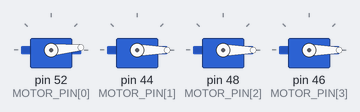
The sketch below on a simulated Arduino Mega 2560, built with avr-gcc and run on an emulated ATmega2560. On the bench: 4 × servo. What the sketch prints to the serial monitor is not drawn.

Above: at 4.19 s.
At 5.6 s:
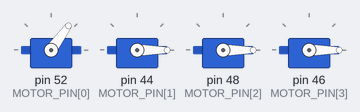
At 7.11 s:
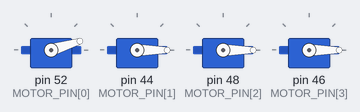
At 9.9 s:
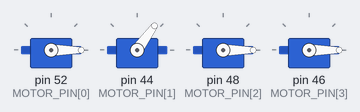
At 14.2 s:
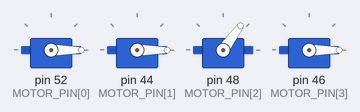
At 18.6 s:
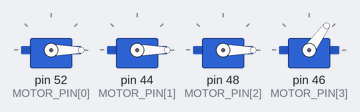
Timing chart, 0 to 22.0 s (numbered marks = the images above):
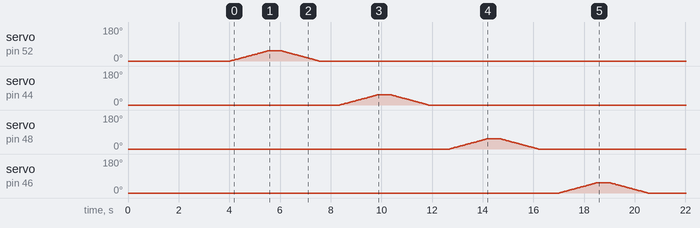

The sketch:

motor_test.ino
```cpp
// Standalone motor sweep test for the F450 build.
//
// Autonomous: on power-up the sketch sends DISARM (1000 us) to all four ESCs
// long enough to clear their startup beeps, then sweeps each motor once in
// order M1 -> M2 -> M3 -> M4 (gentle ramp 1000 -> 1300 -> 1000 us). After
// all four have been tested it idles all motors at DISARM forever.
//
// No serial input required — you can run this on battery power with the
// USB unplugged. Lets you verify pin-to-motor mapping and motor spin
// direction without any FC, PID, or RX involvement.
//
// SAFETY:
//   - PROPS MUST BE OFF.
//   - The sketch starts spinning ~4 seconds after power-up. If you need
//     more time, hit the Mega RESET button to abort and re-arm.
//
// Power modes (BEC red wires connected to Mega 5V):
//   - USB plugged in, no battery -> Mega runs, ESCs have no power, no spin.
//   - Battery plugged in, USB unplugged -> ESCs power Mega via BEC, motors
//     can spin. This is when the sketch actually exercises the motors.
//
// Wiring (matches the main FC sketch):
//   M1 (front-right, CCW) signal -> pin 52
//   M2 (rear-right,  CW)  signal -> pin 44   (was 50; pin 50 wouldn't drive ESC2)
//   M3 (rear-left,   CCW) signal -> pin 48
//   M4 (front-left,  CW)  signal -> pin 46
//
// Upload (USB, no battery):
//   arduino-cli compile --fqbn arduino:avr:mega motor_test/
//   arduino-cli upload  -p /dev/ttyACM0 --fqbn arduino:avr:mega motor_test/
// Then unplug USB, plug in battery; the sketch starts the sweep ~4 s later.

#include <Servo.h>

static const uint8_t  MOTOR_PIN[4]   = { 52, 44, 48, 46 };
static const char*    MOTOR_NAME[4]  = { "M1 (front-right, CCW)",
                                         "M2 (rear-right,  CW )",
                                         "M3 (rear-left,   CCW)",
                                         "M4 (front-left,  CW )" };
static const uint16_t US_DISARM      = 1000;
static const uint16_t US_TEST_MAX    = 1300;   // gentle — no props, low RPM
static const uint32_t ESC_BOOT_MS    = 4000;   // long enough to clear startup beeps
static const uint32_t SWEEP_HALF_MS  = 1500;   // ramp up + ramp down each ~1.5 s
static const uint32_t INTER_MS       = 800;    // pause between motors

Servo motors[4];

static void writeAll(uint16_t us) {
  for (uint8_t i = 0; i < 4; i++) motors[i].writeMicroseconds(us);
}

static void sweepOne(uint8_t idx) {
  Serial.print(F("# >>> ")); Serial.print(MOTOR_NAME[idx]);
  Serial.print(F("  pin=")); Serial.println(MOTOR_PIN[idx]);

  // Ramp up.
  uint32_t t0 = millis();
  while (millis() - t0 < SWEEP_HALF_MS) {
    float u = (float)(millis() - t0) / (float)SWEEP_HALF_MS;
    uint16_t us = US_DISARM + (uint16_t)(u * (US_TEST_MAX - US_DISARM));
    motors[idx].writeMicroseconds(us);
    delay(15);
  }
  // Hold so the spin is unmistakable.
  motors[idx].writeMicroseconds(US_TEST_MAX);
  delay(500);
  // Ramp down.
  t0 = millis();
  while (millis() - t0 < SWEEP_HALF_MS) {
    float u = (float)(millis() - t0) / (float)SWEEP_HALF_MS;
    uint16_t us = US_TEST_MAX - (uint16_t)(u * (US_TEST_MAX - US_DISARM));
    motors[idx].writeMicroseconds(us);
    delay(15);
  }
  motors[idx].writeMicroseconds(US_DISARM);
  delay(INTER_MS);
}

void setup() {
  Serial.begin(115200);
  Serial.println();
  Serial.println(F("# ============================================"));
  Serial.println(F("# motor_test — PROPS MUST BE OFF"));
  Serial.println(F("# Sweeping M1 -> M2 -> M3 -> M4 once."));
  Serial.println(F("# ============================================"));

  for (uint8_t i = 0; i < 4; i++) {
    motors[i].attach(MOTOR_PIN[i], US_DISARM, 2000);
    motors[i].writeMicroseconds(US_DISARM);
  }
  // ESC calibration / startup-beep clearance: hold DISARM continuously so
  // the ESCs see a valid throttle-low signal, run their cell-count beeps,
  // and arm. Any cheap ESC that auto-calibrates throttle range will pick
  // 1000 us as its low endpoint here.
  Serial.print(F("# holding DISARM for ESC startup ("));
  Serial.print(ESC_BOOT_MS); Serial.println(F(" ms)..."));
  uint32_t t0 = millis();
  while (millis() - t0 < ESC_BOOT_MS) { writeAll(US_DISARM); delay(20); }
  Serial.println(F("# ESCs armed. Beginning sweep."));
}

void loop() {
  static bool done = false;
  if (!done) {
    for (uint8_t i = 0; i < 4; i++) sweepOne(i);
    Serial.println(F("# All motors swept. Holding DISARM forever."));
    Serial.println(F("# Reset the board to run again."));
    done = true;
  }
  writeAll(US_DISARM);
  delay(50);
}
```

Measured:
- by itself, servo on pin 52 (MOTOR_PIN[0]), servo on pin 44 (MOTOR_PIN[1]), servo on pin 48 (MOTOR_PIN[2]), servo on pin 46 (MOTOR_PIN[3]): rises from 0° to 54° in 1.5 s, then falls to 0° in 2.0 s
